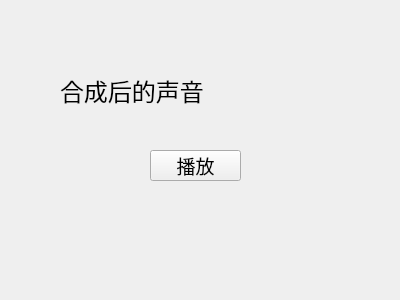
<?xml version="1.0" encoding="UTF-8"?>
<ui version="4.0">
 <class>Result_2</class>
 <widget class="QWidget" name="Result_2">
  <property name="geometry">
   <rect>
    <x>0</x>
    <y>0</y>
    <width>400</width>
    <height>300</height>
   </rect>
  </property>
  <property name="windowTitle">
   <string>Form</string>
  </property>
  <widget class="QLabel" name="label">
   <property name="geometry">
    <rect>
     <x>60</x>
     <y>70</y>
     <width>151</width>
     <height>41</height>
    </rect>
   </property>
   <property name="font">
    <font>
     <family>华文新魏</family>
     <pointsize>18</pointsize>
    </font>
   </property>
   <property name="text">
    <string>合成后的声音：</string>
   </property>
  </widget>
  <widget class="QPushButton" name="pushButton">
   <property name="geometry">
    <rect>
     <x>150</x>
     <y>150</y>
     <width>91</width>
     <height>31</height>
    </rect>
   </property>
   <property name="font">
    <font>
     <family>华文新魏</family>
     <pointsize>14</pointsize>
    </font>
   </property>
   <property name="text">
    <string>播放</string>
   </property>
  </widget>
 </widget>
 <resources/>
 <connections/>
</ui>
